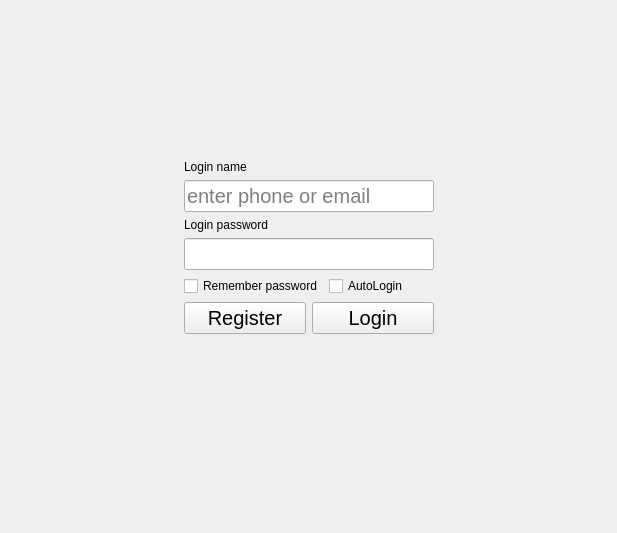
<?xml version="1.0" encoding="UTF-8"?>
<ui version="4.0">
 <class>QKxMyDeviceForm</class>
 <widget class="QWidget" name="QKxMyDeviceForm">
  <property name="geometry">
   <rect>
    <x>0</x>
    <y>0</y>
    <width>617</width>
    <height>533</height>
   </rect>
  </property>
  <property name="windowTitle">
   <string>Form</string>
  </property>
  <layout class="QHBoxLayout" name="horizontalLayout_10">
   <item>
    <widget class="QStackedWidget" name="stack">
     <widget class="QWidget" name="pageLogin">
      <layout class="QVBoxLayout" name="verticalLayout_3">
       <item>
        <layout class="QVBoxLayout" name="verticalLayout_2">
         <item>
          <spacer name="verticalSpacer_2">
           <property name="orientation">
            <enum>Qt::Vertical</enum>
           </property>
           <property name="sizeHint" stdset="0">
            <size>
             <width>20</width>
             <height>40</height>
            </size>
           </property>
          </spacer>
         </item>
         <item>
          <layout class="QHBoxLayout" name="horizontalLayout_2">
           <item>
            <spacer name="horizontalSpacer_3">
             <property name="orientation">
              <enum>Qt::Horizontal</enum>
             </property>
             <property name="sizeHint" stdset="0">
              <size>
               <width>40</width>
               <height>20</height>
              </size>
             </property>
            </spacer>
           </item>
           <item>
            <layout class="QVBoxLayout" name="verticalLayout_4">
             <item>
              <widget class="QLabel" name="label">
               <property name="text">
                <string>Login name</string>
               </property>
              </widget>
             </item>
             <item>
              <widget class="QLineEdit" name="userName">
               <property name="minimumSize">
                <size>
                 <width>250</width>
                 <height>0</height>
                </size>
               </property>
               <property name="font">
                <font>
                 <pointsize>15</pointsize>
                </font>
               </property>
               <property name="placeholderText">
                <string>enter phone or email</string>
               </property>
              </widget>
             </item>
             <item>
              <widget class="QLabel" name="label_2">
               <property name="text">
                <string>Login password</string>
               </property>
              </widget>
             </item>
             <item>
              <widget class="QLineEdit" name="userPassword">
               <property name="font">
                <font>
                 <pointsize>15</pointsize>
                </font>
               </property>
              </widget>
             </item>
             <item>
              <layout class="QHBoxLayout" name="horizontalLayout_3">
               <item>
                <widget class="QCheckBox" name="chkRemember">
                 <property name="text">
                  <string>Remember password</string>
                 </property>
                </widget>
               </item>
               <item>
                <widget class="QCheckBox" name="chkLogin">
                 <property name="text">
                  <string>AutoLogin</string>
                 </property>
                </widget>
               </item>
              </layout>
             </item>
             <item>
              <layout class="QHBoxLayout" name="horizontalLayout_4">
               <item>
                <widget class="QPushButton" name="btnRegister">
                 <property name="font">
                  <font>
                   <pointsize>15</pointsize>
                  </font>
                 </property>
                 <property name="text">
                  <string>Register</string>
                 </property>
                 <property name="icon">
                  <iconset resource="feidesk.qrc">
                   <normaloff>:/resource/skin/register3.png</normaloff>:/resource/skin/register3.png</iconset>
                 </property>
                 <property name="iconSize">
                  <size>
                   <width>24</width>
                   <height>24</height>
                  </size>
                 </property>
                </widget>
               </item>
               <item>
                <widget class="QPushButton" name="btnLogin">
                 <property name="font">
                  <font>
                   <pointsize>15</pointsize>
                  </font>
                 </property>
                 <property name="text">
                  <string>Login</string>
                 </property>
                 <property name="icon">
                  <iconset resource="feidesk.qrc">
                   <normaloff>:/resource/skin/signup3.png</normaloff>:/resource/skin/signup3.png</iconset>
                 </property>
                 <property name="iconSize">
                  <size>
                   <width>24</width>
                   <height>24</height>
                  </size>
                 </property>
                </widget>
               </item>
              </layout>
             </item>
             <item>
              <spacer name="verticalSpacer_3">
               <property name="orientation">
                <enum>Qt::Vertical</enum>
               </property>
               <property name="sizeType">
                <enum>QSizePolicy::Fixed</enum>
               </property>
               <property name="sizeHint" stdset="0">
                <size>
                 <width>20</width>
                 <height>20</height>
                </size>
               </property>
              </spacer>
             </item>
            </layout>
           </item>
           <item>
            <spacer name="horizontalSpacer_4">
             <property name="orientation">
              <enum>Qt::Horizontal</enum>
             </property>
             <property name="sizeHint" stdset="0">
              <size>
               <width>40</width>
               <height>20</height>
              </size>
             </property>
            </spacer>
           </item>
          </layout>
         </item>
         <item>
          <spacer name="verticalSpacer">
           <property name="orientation">
            <enum>Qt::Vertical</enum>
           </property>
           <property name="sizeHint" stdset="0">
            <size>
             <width>20</width>
             <height>40</height>
            </size>
           </property>
          </spacer>
         </item>
         <item>
          <widget class="QLabel" name="accountRegistry">
           <property name="maximumSize">
            <size>
             <width>16777215</width>
             <height>16777215</height>
            </size>
           </property>
           <property name="font">
            <font>
             <pointsize>9</pointsize>
            </font>
           </property>
           <property name="text">
            <string/>
           </property>
           <property name="wordWrap">
            <bool>true</bool>
           </property>
           <property name="openExternalLinks">
            <bool>true</bool>
           </property>
           <property name="textInteractionFlags">
            <set>Qt::LinksAccessibleByKeyboard|Qt::LinksAccessibleByMouse</set>
           </property>
          </widget>
         </item>
        </layout>
       </item>
      </layout>
     </widget>
     <widget class="QWidget" name="pageList">
      <layout class="QHBoxLayout" name="horizontalLayout_5">
       <item>
        <layout class="QVBoxLayout" name="verticalLayout_5">
         <item>
          <widget class="QTreeView" name="deviceTree"/>
         </item>
        </layout>
       </item>
       <item>
        <widget class="QStackedWidget" name="abilityStack">
         <widget class="QWidget" name="onlinePage">
          <layout class="QVBoxLayout" name="verticalLayout_6">
           <property name="spacing">
            <number>6</number>
           </property>
           <item>
            <layout class="QHBoxLayout" name="horizontalLayout_7">
             <item>
              <widget class="QLabel" name="label_3">
               <property name="sizePolicy">
                <sizepolicy hsizetype="Preferred" vsizetype="Preferred">
                 <horstretch>0</horstretch>
                 <verstretch>0</verstretch>
                </sizepolicy>
               </property>
               <property name="font">
                <font>
                 <pointsize>12</pointsize>
                </font>
               </property>
               <property name="text">
                <string>Name:</string>
               </property>
              </widget>
             </item>
             <item>
              <widget class="QLabel" name="remoteName">
               <property name="sizePolicy">
                <sizepolicy hsizetype="MinimumExpanding" vsizetype="Preferred">
                 <horstretch>0</horstretch>
                 <verstretch>0</verstretch>
                </sizepolicy>
               </property>
               <property name="font">
                <font>
                 <pointsize>12</pointsize>
                </font>
               </property>
               <property name="text">
                <string/>
               </property>
              </widget>
             </item>
            </layout>
           </item>
           <item>
            <layout class="QHBoxLayout" name="horizontalLayout_13">
             <item>
              <widget class="QLabel" name="label_9">
               <property name="font">
                <font>
                 <pointsize>12</pointsize>
                </font>
               </property>
               <property name="text">
                <string>DeviceID:</string>
               </property>
              </widget>
             </item>
             <item>
              <widget class="QLabel" name="remoteId">
               <property name="sizePolicy">
                <sizepolicy hsizetype="MinimumExpanding" vsizetype="Preferred">
                 <horstretch>0</horstretch>
                 <verstretch>0</verstretch>
                </sizepolicy>
               </property>
               <property name="font">
                <font>
                 <pointsize>12</pointsize>
                </font>
               </property>
               <property name="text">
                <string/>
               </property>
               <property name="textInteractionFlags">
                <set>Qt::LinksAccessibleByMouse|Qt::TextSelectableByKeyboard|Qt::TextSelectableByMouse</set>
               </property>
              </widget>
             </item>
            </layout>
           </item>
           <item>
            <layout class="QHBoxLayout" name="horizontalLayout_8">
             <property name="topMargin">
              <number>9</number>
             </property>
             <item>
              <widget class="QLabel" name="label_8">
               <property name="font">
                <font>
                 <pointsize>12</pointsize>
                </font>
               </property>
               <property name="text">
                <string>Remote service:</string>
               </property>
              </widget>
             </item>
            </layout>
           </item>
           <item>
            <widget class="QListView" name="remoteAbility">
             <property name="maximumSize">
              <size>
               <width>16777215</width>
               <height>250</height>
              </size>
             </property>
             <property name="isWrapping" stdset="0">
              <bool>true</bool>
             </property>
             <property name="viewMode">
              <enum>QListView::ListMode</enum>
             </property>
             <property name="wordWrap">
              <bool>true</bool>
             </property>
             <property name="selectionRectVisible">
              <bool>true</bool>
             </property>
            </widget>
           </item>
           <item>
            <layout class="QHBoxLayout" name="horizontalLayout">
             <property name="topMargin">
              <number>0</number>
             </property>
             <item>
              <spacer name="horizontalSpacer">
               <property name="orientation">
                <enum>Qt::Horizontal</enum>
               </property>
               <property name="sizeHint" stdset="0">
                <size>
                 <width>40</width>
                 <height>20</height>
                </size>
               </property>
              </spacer>
             </item>
             <item>
              <widget class="QPushButton" name="btnConnect">
               <property name="text">
                <string>Connect</string>
               </property>
               <property name="icon">
                <iconset resource="feidesk.qrc">
                 <normaloff>:/resource/skin/connect.png</normaloff>:/resource/skin/connect.png</iconset>
               </property>
              </widget>
             </item>
            </layout>
           </item>
           <item>
            <spacer name="verticalSpacer_4">
             <property name="orientation">
              <enum>Qt::Vertical</enum>
             </property>
             <property name="sizeType">
              <enum>QSizePolicy::Expanding</enum>
             </property>
             <property name="sizeHint" stdset="0">
              <size>
               <width>20</width>
               <height>40</height>
              </size>
             </property>
            </spacer>
           </item>
           <item>
            <widget class="QLabel" name="remoteDesc">
             <property name="text">
              <string/>
             </property>
            </widget>
           </item>
           <item>
            <layout class="QHBoxLayout" name="horizontalLayout_6">
             <item>
              <widget class="QLabel" name="label_7">
               <property name="maximumSize">
                <size>
                 <width>25</width>
                 <height>25</height>
                </size>
               </property>
               <property name="text">
                <string/>
               </property>
               <property name="pixmap">
                <pixmap resource="feidesk.qrc">:/resource/skin/tips.png</pixmap>
               </property>
               <property name="scaledContents">
                <bool>true</bool>
               </property>
              </widget>
             </item>
             <item>
              <widget class="QLabel" name="label_6">
               <property name="text">
                <string>The connection has encryption protection</string>
               </property>
               <property name="wordWrap">
                <bool>true</bool>
               </property>
              </widget>
             </item>
            </layout>
           </item>
          </layout>
         </widget>
         <widget class="QWidget" name="localPage">
          <layout class="QVBoxLayout" name="verticalLayout_7">
           <item>
            <layout class="QHBoxLayout" name="horizontalLayout_9">
             <item>
              <spacer name="horizontalSpacer_5">
               <property name="orientation">
                <enum>Qt::Horizontal</enum>
               </property>
               <property name="sizeHint" stdset="0">
                <size>
                 <width>40</width>
                 <height>20</height>
                </size>
               </property>
              </spacer>
             </item>
             <item>
              <layout class="QVBoxLayout" name="verticalLayout_8">
               <item>
                <spacer name="verticalSpacer_5">
                 <property name="orientation">
                  <enum>Qt::Vertical</enum>
                 </property>
                 <property name="sizeHint" stdset="0">
                  <size>
                   <width>20</width>
                   <height>40</height>
                  </size>
                 </property>
                </spacer>
               </item>
               <item>
                <layout class="QHBoxLayout" name="horizontalLayout_11">
                 <item>
                  <spacer name="horizontalSpacer_6">
                   <property name="orientation">
                    <enum>Qt::Horizontal</enum>
                   </property>
                   <property name="sizeHint" stdset="0">
                    <size>
                     <width>40</width>
                     <height>20</height>
                    </size>
                   </property>
                  </spacer>
                 </item>
                 <item>
                  <widget class="QLabel" name="label_4">
                   <property name="text">
                    <string/>
                   </property>
                   <property name="pixmap">
                    <pixmap resource="feidesk.qrc">:/resource/skin/computer.png</pixmap>
                   </property>
                  </widget>
                 </item>
                 <item>
                  <spacer name="horizontalSpacer_7">
                   <property name="orientation">
                    <enum>Qt::Horizontal</enum>
                   </property>
                   <property name="sizeHint" stdset="0">
                    <size>
                     <width>40</width>
                     <height>20</height>
                    </size>
                   </property>
                  </spacer>
                 </item>
                </layout>
               </item>
               <item>
                <spacer name="verticalSpacer_7">
                 <property name="orientation">
                  <enum>Qt::Vertical</enum>
                 </property>
                 <property name="sizeType">
                  <enum>QSizePolicy::Fixed</enum>
                 </property>
                 <property name="sizeHint" stdset="0">
                  <size>
                   <width>20</width>
                   <height>20</height>
                  </size>
                 </property>
                </spacer>
               </item>
               <item>
                <widget class="QLabel" name="label_5">
                 <property name="font">
                  <font>
                   <pointsize>15</pointsize>
                  </font>
                 </property>
                 <property name="text">
                  <string>It's local device</string>
                 </property>
                 <property name="alignment">
                  <set>Qt::AlignCenter</set>
                 </property>
                </widget>
               </item>
               <item>
                <spacer name="verticalSpacer_6">
                 <property name="orientation">
                  <enum>Qt::Vertical</enum>
                 </property>
                 <property name="sizeHint" stdset="0">
                  <size>
                   <width>20</width>
                   <height>40</height>
                  </size>
                 </property>
                </spacer>
               </item>
              </layout>
             </item>
             <item>
              <spacer name="horizontalSpacer_2">
               <property name="orientation">
                <enum>Qt::Horizontal</enum>
               </property>
               <property name="sizeHint" stdset="0">
                <size>
                 <width>40</width>
                 <height>20</height>
                </size>
               </property>
              </spacer>
             </item>
            </layout>
           </item>
          </layout>
         </widget>
         <widget class="QWidget" name="offlinePage">
          <layout class="QVBoxLayout" name="verticalLayout_7">
           <item>
            <layout class="QHBoxLayout" name="horizontalLayout_9">
             <item>
              <spacer name="horizontalSpacer_5">
               <property name="orientation">
                <enum>Qt::Horizontal</enum>
               </property>
               <property name="sizeHint" stdset="0">
                <size>
                 <width>40</width>
                 <height>20</height>
                </size>
               </property>
              </spacer>
             </item>
             <item>
              <layout class="QVBoxLayout" name="verticalLayout_8">
               <item>
                <spacer name="verticalSpacer_5">
                 <property name="orientation">
                  <enum>Qt::Vertical</enum>
                 </property>
                 <property name="sizeHint" stdset="0">
                  <size>
                   <width>20</width>
                   <height>40</height>
                  </size>
                 </property>
                </spacer>
               </item>
               <item>
                <layout class="QHBoxLayout" name="horizontalLayout_12">
                 <item>
                  <spacer name="horizontalSpacer_8">
                   <property name="orientation">
                    <enum>Qt::Horizontal</enum>
                   </property>
                   <property name="sizeHint" stdset="0">
                    <size>
                     <width>40</width>
                     <height>20</height>
                    </size>
                   </property>
                  </spacer>
                 </item>
                 <item>
                  <widget class="QLabel" name="label_4">
                   <property name="text">
                    <string/>
                   </property>
                   <property name="pixmap">
                    <pixmap resource="feidesk.qrc">:/resource/skin/broken2.png</pixmap>
                   </property>
                  </widget>
                 </item>
                 <item>
                  <spacer name="horizontalSpacer_9">
                   <property name="orientation">
                    <enum>Qt::Horizontal</enum>
                   </property>
                   <property name="sizeHint" stdset="0">
                    <size>
                     <width>40</width>
                     <height>20</height>
                    </size>
                   </property>
                  </spacer>
                 </item>
                </layout>
               </item>
               <item>
                <spacer name="verticalSpacer_7">
                 <property name="orientation">
                  <enum>Qt::Vertical</enum>
                 </property>
                 <property name="sizeType">
                  <enum>QSizePolicy::Fixed</enum>
                 </property>
                 <property name="sizeHint" stdset="0">
                  <size>
                   <width>20</width>
                   <height>20</height>
                  </size>
                 </property>
                </spacer>
               </item>
               <item>
                <widget class="QLabel" name="label_5">
                 <property name="font">
                  <font>
                   <pointsize>15</pointsize>
                  </font>
                 </property>
                 <property name="text">
                  <string>Offline device</string>
                 </property>
                 <property name="alignment">
                  <set>Qt::AlignCenter</set>
                 </property>
                </widget>
               </item>
               <item>
                <spacer name="verticalSpacer_6">
                 <property name="orientation">
                  <enum>Qt::Vertical</enum>
                 </property>
                 <property name="sizeHint" stdset="0">
                  <size>
                   <width>20</width>
                   <height>40</height>
                  </size>
                 </property>
                </spacer>
               </item>
              </layout>
             </item>
             <item>
              <spacer name="horizontalSpacer_2">
               <property name="orientation">
                <enum>Qt::Horizontal</enum>
               </property>
               <property name="sizeHint" stdset="0">
                <size>
                 <width>40</width>
                 <height>20</height>
                </size>
               </property>
              </spacer>
             </item>
            </layout>
           </item>
          </layout>
         </widget>
        </widget>
       </item>
      </layout>
     </widget>
    </widget>
   </item>
  </layout>
 </widget>
 <resources>
  <include location="feidesk.qrc"/>
 </resources>
 <connections/>
</ui>
